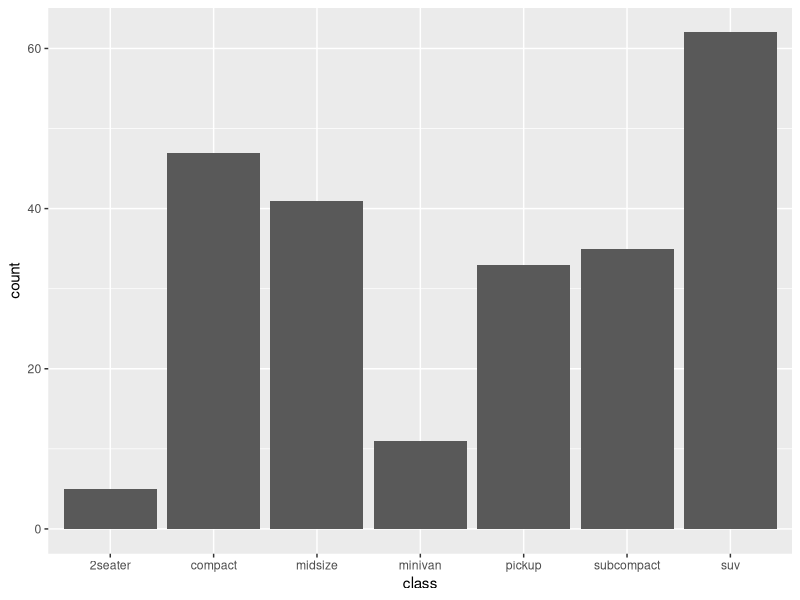
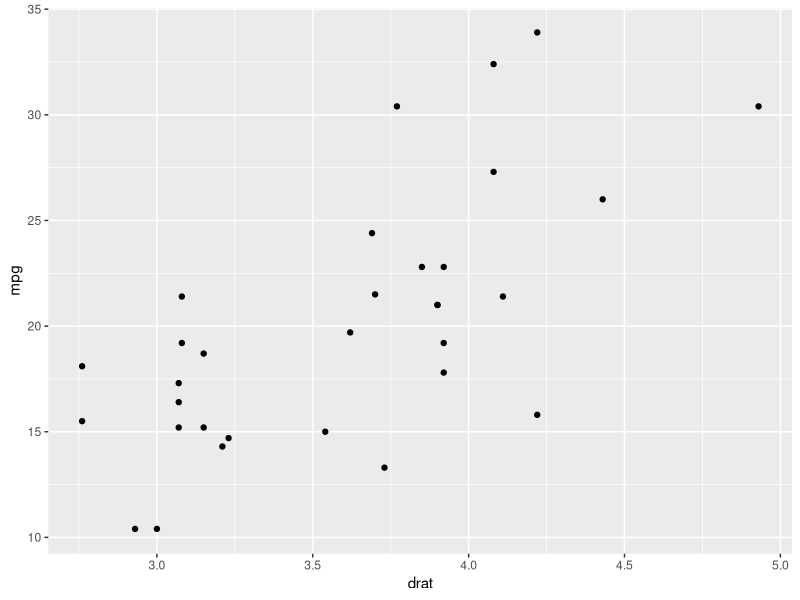
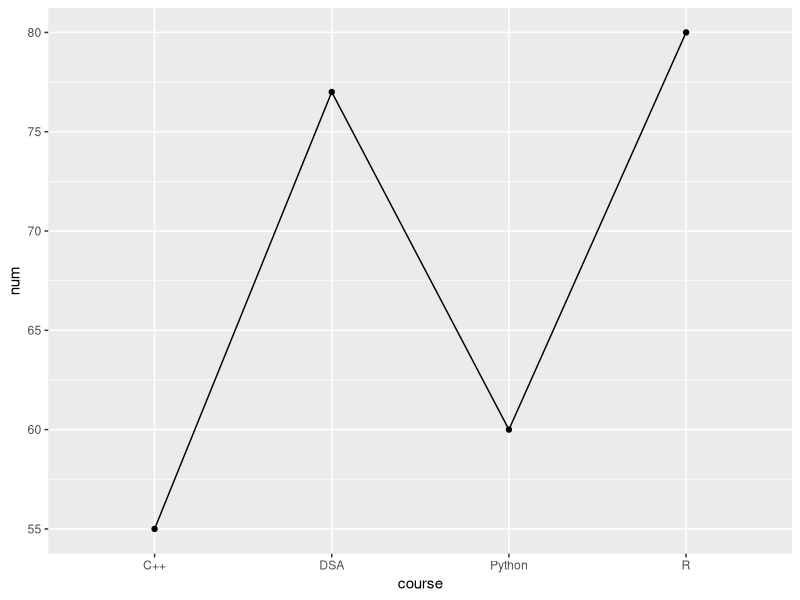
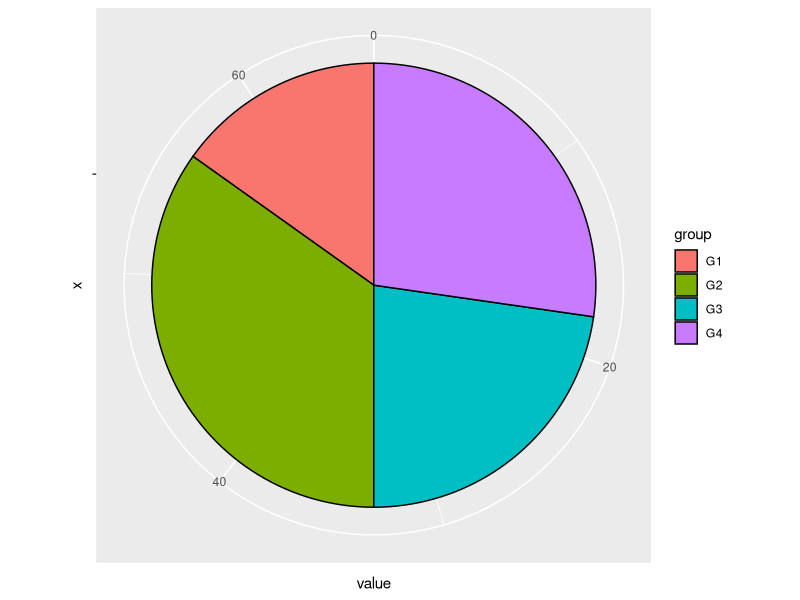
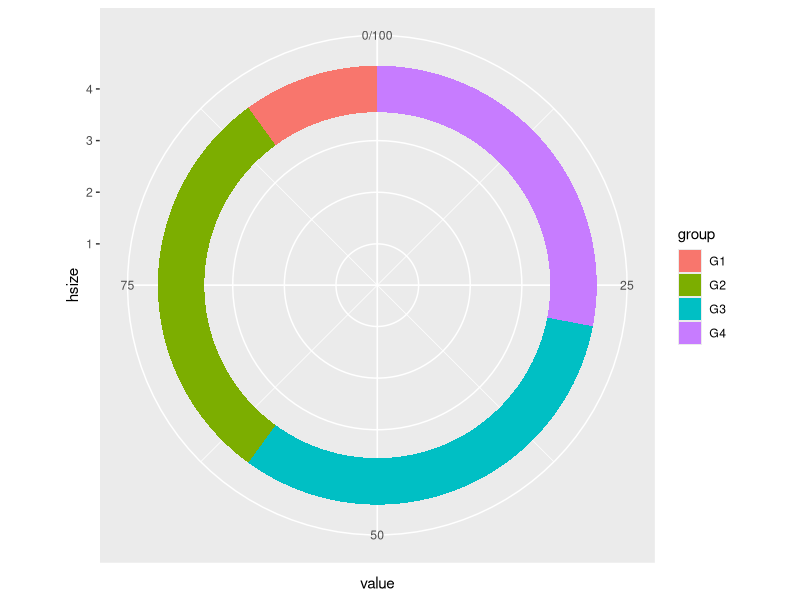
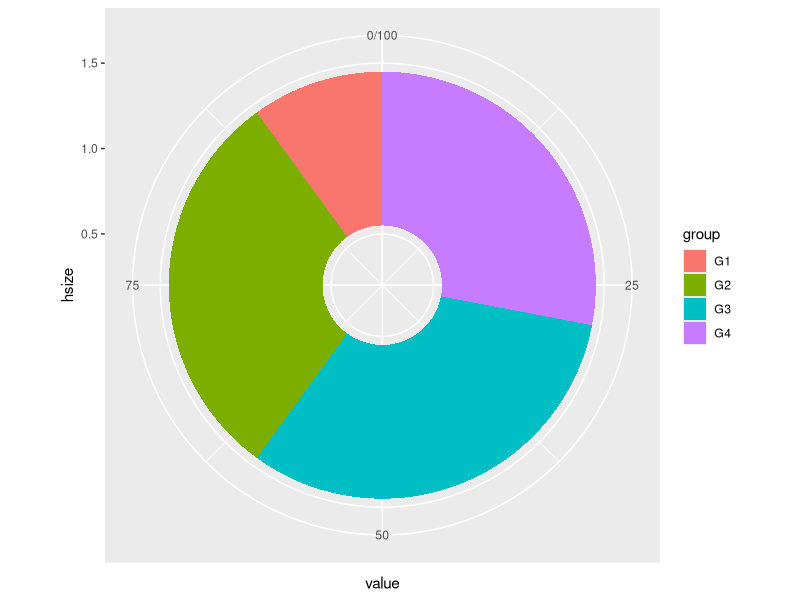
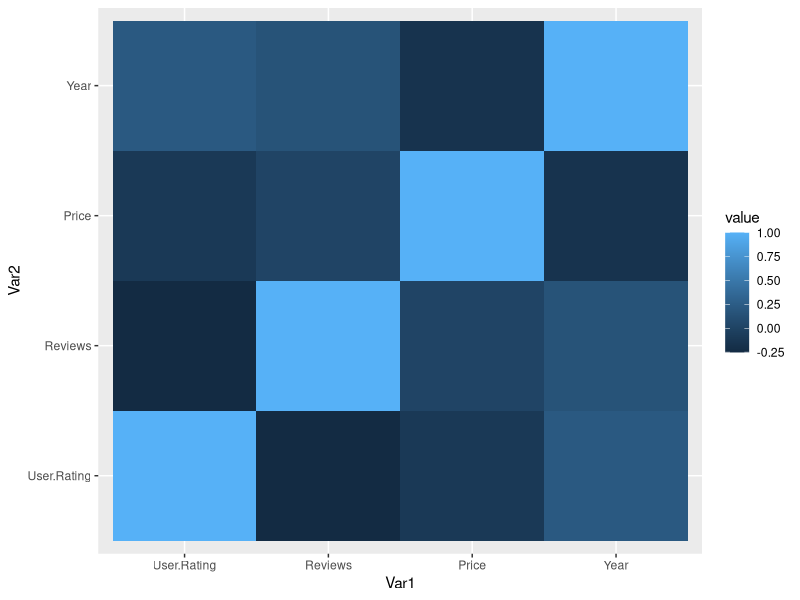

Recreate these plots in R, in order.
### bar chart ####
library(tidyverse)
ggplot(mpg) +
  geom_bar(aes(x = class))


#### scatter plot diagram #########
library(ggplot2)
ggplot(mtcars, aes(x = drat, y = mpg)) +
  geom_point()

### line chart #####
library(ggplot2)

val <-data.frame(course=c('DSA','C++','R','Python'),
                 num=c(77,55,80,60))
ggplot(data=val, aes(x=course, y=num, group=77)) +
  geom_line()+
  geom_point()

#### pie chart #######
df <- data.frame(value = c(10, 23, 15, 18),
                 group = paste0("G", 1:4))
ggplot(df, aes(x = "", y = value, fill = group)) +
  geom_col(color = "black") +
  coord_polar(theta = "y")
#### Donut Chart ###
library(ggplot2)
library(dplyr)

df <- data.frame(value = c(10, 30, 32, 28),
                 group = paste0("G", 1:4))#The paste0() is a built-in R function used to concatenate all elements without a separator
# Increase the value to make the hole bigger
# Decrease the value to make the hole smaller
hsize <- 4

df <- df %>% 
  mutate(x = hsize)

ggplot(df, aes(x = hsize, y = value, fill = group)) +
  geom_col() +
  coord_polar(theta = "y") +
  xlim(c(0.2, hsize + 0.5))



# Small hole
hsize <- 1

df <- df %>% 
  mutate(x = hsize)

ggplot(df, aes(x = hsize, y = value, fill = group)) +
  geom_col() +
  coord_polar(theta = "y") +
  xlim(c(0.2, hsize + 0.5))




## Heat map #####
library(ggplot2)
library(reshape2)

df <- read.csv("bestsellers1.csv")

data <- cor(df[sapply(df,is.numeric)])

data1 <- melt(data)

ggplot(data1, aes(x = Var1,
                  y = Var2,
                  fill = value))+geom_tile()



